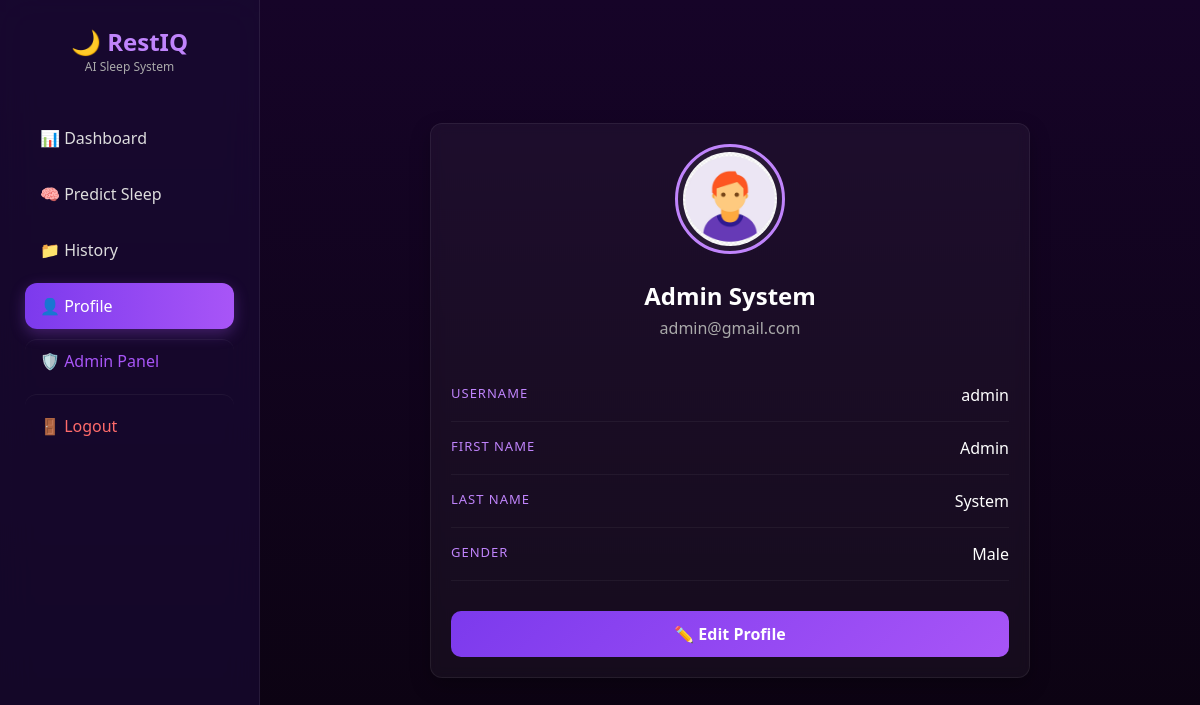
The app's page /profile.php (signed in), older data.
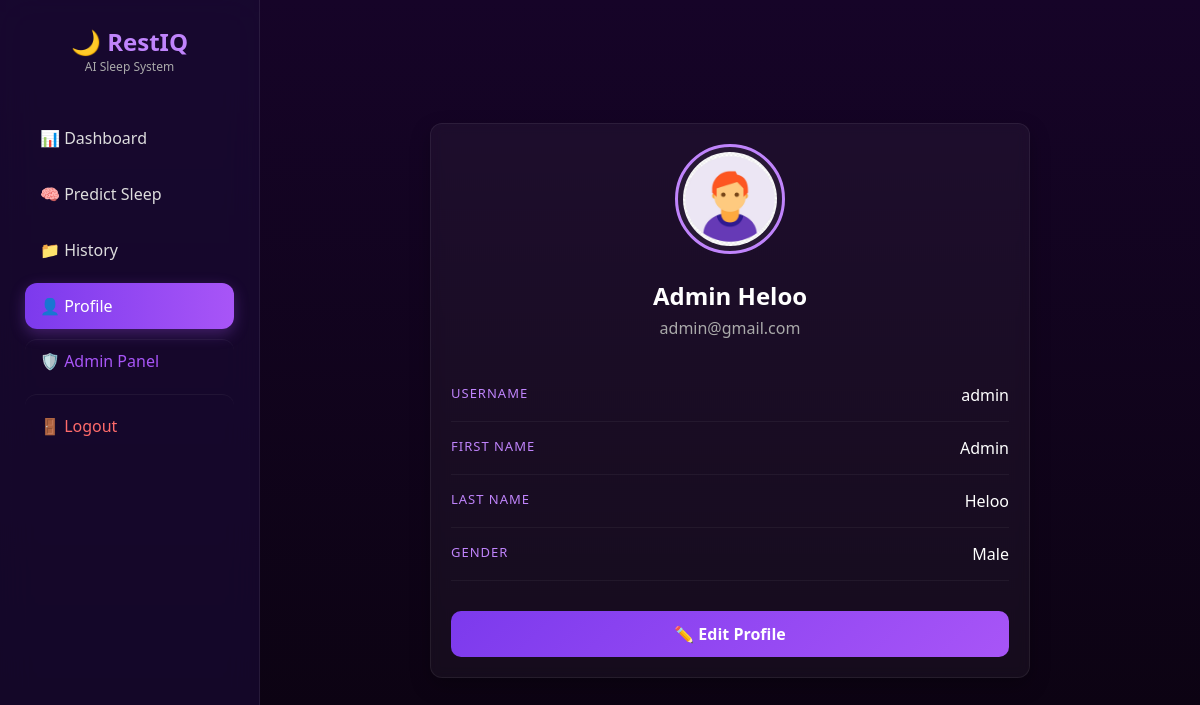
The same page, newer data.
### tables this page shows
CREATE TABLE `users` (
  `user_id` int NOT NULL,
  `first_name` varchar(50) NOT NULL,
  `last_name` varchar(50) NOT NULL,
  `middle_name` varchar(50) NOT NULL,
  `b_day` date NOT NULL,
  `gender` varchar(1) NOT NULL,
  `email` varchar(100) NOT NULL,
  `user_name` varchar(50) NOT NULL,
  `password` varchar(255) NOT NULL,
  `timestamp` datetime DEFAULT CURRENT_TIMESTAMP,
  `role` varchar(20) DEFAULT 'user'
);

### profile.php (the view, shortened to what this page needs)
<?php
include("connection.php");
$user_id = (int) $_SESSION['user_id'];
$mode = isset($_GET['mode']) && $_GET['mode'] == 'edit' ? 'edit' : 'view';
$sql = "SELECT * FROM users WHERE user_id = ? LIMIT 1";
$stmt = $conn->prepare($sql);
$stmt->bind_param("i", $user_id);
$stmt->execute();
$result = $stmt->get_result();
$user = $result->fetch_assoc();
$full_name = trim(($user['first_name'] ?? '') . ' ' . ($user['last_name'] ?? ''));
$avatar = "Maleicon.png";
$gender_db = strtoupper(trim($user['gender'] ?? ''));
?>
<!DOCTYPE html>
<html>
<head>
    <link rel="stylesheet" href="CSS/restiq.css">
</head>
<body>
<div class="admin-container">
    <?php include 'sidebar.php'; ?>
    <div class="main-area" style="display: flex; align-items: center; justify-content: center;">
        <div class="card profile-card">
            <img src="image/<?php echo $avatar; ?>" class="profile-img" alt="Avatar">
            <?php if ($mode == 'view'): ?>
                <h2 style="margin-bottom: 5px;"><?php echo htmlspecialchars($full_name ?: 'User'); ?></h2>
                <p style="color: #aaa; margin-bottom: 30px;"><?php echo htmlspecialchars($user['email'] ?? ''); ?></p>
                <div class="info-row">
                    <label>Username</label>
                    <span><?php echo htmlspecialchars($user['user_name'] ?? 'N/A'); ?></span>
                </div>
                <div class="info-row">
                    <label>First Name</label>
                    <span><?php echo htmlspecialchars($user['first_name'] ?? 'N/A'); ?></span>
                </div>
                <div class="info-row">
                    <label>Last Name</label>
                    <span><?php echo htmlspecialchars($user['last_name'] ?? 'N/A'); ?></span>
                </div>
                <div class="info-row">
                    <label>Gender</label>
                    <span>
                        <?php
                        if ($gender_db == 'M') echo 'Male';
                        elseif ($gender_db == 'F') echo 'Female';
                        else echo 'Other';
                        ?>
                    </span>
                </div>
                <div style="margin-top: 30px;">
                    <a href="profile.php?mode=edit" class="btn" style="width: 100%;">✏️ Edit Profile</a>
                </div>
            <?php endif; ?>
        </div>
    </div>
</div>
</body>
</html>

Row changes from the older to the newer data that the page shows:
changed users "admin@gmail.com": first_name+last_name "Admin System" → "Admin Heloo"; last_name "System" → "Heloo"
